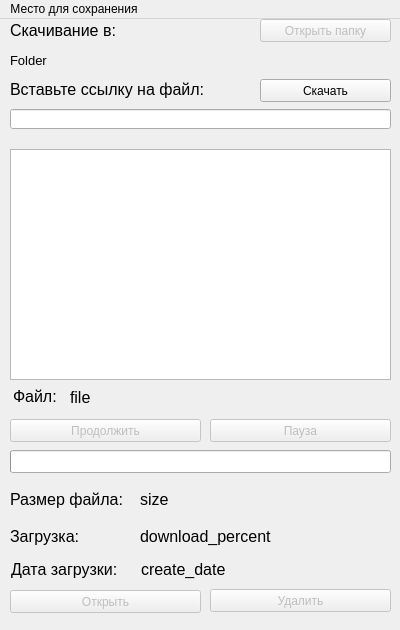
<?xml version="1.0" encoding="UTF-8"?>
<ui version="4.0">
 <class>Window</class>
 <widget class="QMainWindow" name="Window">
  <property name="geometry">
   <rect>
    <x>0</x>
    <y>0</y>
    <width>400</width>
    <height>630</height>
   </rect>
  </property>
  <property name="minimumSize">
   <size>
    <width>400</width>
    <height>630</height>
   </size>
  </property>
  <property name="maximumSize">
   <size>
    <width>400</width>
    <height>630</height>
   </size>
  </property>
  <property name="windowTitle">
   <string>Менеджер загрузок</string>
  </property>
  <property name="animated">
   <bool>true</bool>
  </property>
  <widget class="QWidget" name="centralwidget">
   <widget class="QLabel" name="label_EnterUrl">
    <property name="geometry">
     <rect>
      <x>10</x>
      <y>60</y>
      <width>231</width>
      <height>21</height>
     </rect>
    </property>
    <property name="font">
     <font>
      <family>Arial</family>
      <pointsize>12</pointsize>
     </font>
    </property>
    <property name="lineWidth">
     <number>1</number>
    </property>
    <property name="text">
     <string>Вставьте ссылку на файл:</string>
    </property>
    <property name="textFormat">
     <enum>Qt::AutoText</enum>
    </property>
   </widget>
   <widget class="QLineEdit" name="line_URL">
    <property name="geometry">
     <rect>
      <x>10</x>
      <y>90</y>
      <width>381</width>
      <height>20</height>
     </rect>
    </property>
   </widget>
   <widget class="QPushButton" name="btn_Download">
    <property name="geometry">
     <rect>
      <x>260</x>
      <y>60</y>
      <width>131</width>
      <height>23</height>
     </rect>
    </property>
    <property name="text">
     <string>Скачать</string>
    </property>
   </widget>
   <widget class="QListWidget" name="table_DownloadList">
    <property name="geometry">
     <rect>
      <x>10</x>
      <y>130</y>
      <width>381</width>
      <height>231</height>
     </rect>
    </property>
    <property name="minimumSize">
     <size>
      <width>321</width>
      <height>0</height>
     </size>
    </property>
   </widget>
   <widget class="QPushButton" name="btn_Pause">
    <property name="enabled">
     <bool>false</bool>
    </property>
    <property name="geometry">
     <rect>
      <x>210</x>
      <y>400</y>
      <width>181</width>
      <height>23</height>
     </rect>
    </property>
    <property name="text">
     <string>Пауза</string>
    </property>
   </widget>
   <widget class="QPushButton" name="btn_Delete">
    <property name="enabled">
     <bool>false</bool>
    </property>
    <property name="geometry">
     <rect>
      <x>210</x>
      <y>570</y>
      <width>181</width>
      <height>23</height>
     </rect>
    </property>
    <property name="text">
     <string>Удалить</string>
    </property>
   </widget>
   <widget class="QPushButton" name="btn_Resume">
    <property name="enabled">
     <bool>false</bool>
    </property>
    <property name="geometry">
     <rect>
      <x>10</x>
      <y>400</y>
      <width>191</width>
      <height>23</height>
     </rect>
    </property>
    <property name="text">
     <string>Продолжить</string>
    </property>
   </widget>
   <widget class="QProgressBar" name="progressBar">
    <property name="geometry">
     <rect>
      <x>10</x>
      <y>431</y>
      <width>381</width>
      <height>23</height>
     </rect>
    </property>
    <property name="value">
     <number>0</number>
    </property>
    <property name="textVisible">
     <bool>false</bool>
    </property>
   </widget>
   <widget class="QLabel" name="label_SelectedFile">
    <property name="geometry">
     <rect>
      <x>13</x>
      <y>367</y>
      <width>61</width>
      <height>21</height>
     </rect>
    </property>
    <property name="font">
     <font>
      <family>Arial</family>
      <pointsize>12</pointsize>
     </font>
    </property>
    <property name="text">
     <string>Файл:</string>
    </property>
   </widget>
   <widget class="QPushButton" name="btn_Open">
    <property name="enabled">
     <bool>false</bool>
    </property>
    <property name="geometry">
     <rect>
      <x>10</x>
      <y>571</y>
      <width>191</width>
      <height>23</height>
     </rect>
    </property>
    <property name="text">
     <string>Открыть</string>
    </property>
   </widget>
   <widget class="QLabel" name="label_DownloadTo">
    <property name="geometry">
     <rect>
      <x>10</x>
      <y>1</y>
      <width>131</width>
      <height>21</height>
     </rect>
    </property>
    <property name="font">
     <font>
      <family>Arial</family>
      <pointsize>12</pointsize>
     </font>
    </property>
    <property name="lineWidth">
     <number>1</number>
    </property>
    <property name="text">
     <string>Скачивание в:</string>
    </property>
    <property name="textFormat">
     <enum>Qt::AutoText</enum>
    </property>
   </widget>
   <widget class="QLabel" name="label_DownloadFolder">
    <property name="geometry">
     <rect>
      <x>10</x>
      <y>31</y>
      <width>381</width>
      <height>20</height>
     </rect>
    </property>
    <property name="font">
     <font>
      <family>Arial</family>
      <pointsize>10</pointsize>
     </font>
    </property>
    <property name="lineWidth">
     <number>1</number>
    </property>
    <property name="text">
     <string>Folder</string>
    </property>
    <property name="textFormat">
     <enum>Qt::AutoText</enum>
    </property>
   </widget>
   <widget class="QPushButton" name="btn_OpenFolder">
    <property name="enabled">
     <bool>false</bool>
    </property>
    <property name="geometry">
     <rect>
      <x>260</x>
      <y>0</y>
      <width>131</width>
      <height>23</height>
     </rect>
    </property>
    <property name="text">
     <string>Открыть папку</string>
    </property>
   </widget>
   <widget class="QLabel" name="label_Size">
    <property name="geometry">
     <rect>
      <x>10</x>
      <y>470</y>
      <width>131</width>
      <height>21</height>
     </rect>
    </property>
    <property name="font">
     <font>
      <family>Arial</family>
      <pointsize>12</pointsize>
     </font>
    </property>
    <property name="lineWidth">
     <number>1</number>
    </property>
    <property name="text">
     <string>Размер файла:</string>
    </property>
    <property name="textFormat">
     <enum>Qt::AutoText</enum>
    </property>
   </widget>
   <widget class="QLabel" name="text_Size">
    <property name="geometry">
     <rect>
      <x>140</x>
      <y>470</y>
      <width>251</width>
      <height>21</height>
     </rect>
    </property>
    <property name="font">
     <font>
      <family>Arial</family>
      <pointsize>12</pointsize>
     </font>
    </property>
    <property name="lineWidth">
     <number>1</number>
    </property>
    <property name="text">
     <string>size</string>
    </property>
    <property name="textFormat">
     <enum>Qt::AutoText</enum>
    </property>
   </widget>
   <widget class="QLabel" name="label_Download">
    <property name="geometry">
     <rect>
      <x>10</x>
      <y>507</y>
      <width>131</width>
      <height>21</height>
     </rect>
    </property>
    <property name="font">
     <font>
      <family>Arial</family>
      <pointsize>12</pointsize>
     </font>
    </property>
    <property name="lineWidth">
     <number>1</number>
    </property>
    <property name="text">
     <string>Загрузка:</string>
    </property>
    <property name="textFormat">
     <enum>Qt::AutoText</enum>
    </property>
   </widget>
   <widget class="QLabel" name="text_Download">
    <property name="geometry">
     <rect>
      <x>140</x>
      <y>507</y>
      <width>131</width>
      <height>21</height>
     </rect>
    </property>
    <property name="font">
     <font>
      <family>Arial</family>
      <pointsize>12</pointsize>
     </font>
    </property>
    <property name="lineWidth">
     <number>1</number>
    </property>
    <property name="text">
     <string>download_percent</string>
    </property>
    <property name="textFormat">
     <enum>Qt::AutoText</enum>
    </property>
   </widget>
   <widget class="QLabel" name="text_File">
    <property name="geometry">
     <rect>
      <x>70</x>
      <y>368</y>
      <width>321</width>
      <height>20</height>
     </rect>
    </property>
    <property name="font">
     <font>
      <family>Arial</family>
      <pointsize>12</pointsize>
     </font>
    </property>
    <property name="text">
     <string>file</string>
    </property>
   </widget>
   <widget class="QLabel" name="text_CreateDate">
    <property name="geometry">
     <rect>
      <x>141</x>
      <y>540</y>
      <width>241</width>
      <height>21</height>
     </rect>
    </property>
    <property name="font">
     <font>
      <family>Arial</family>
      <pointsize>12</pointsize>
     </font>
    </property>
    <property name="lineWidth">
     <number>1</number>
    </property>
    <property name="text">
     <string>create_date</string>
    </property>
    <property name="textFormat">
     <enum>Qt::AutoText</enum>
    </property>
   </widget>
   <widget class="QLabel" name="label_CreateDate">
    <property name="geometry">
     <rect>
      <x>11</x>
      <y>540</y>
      <width>131</width>
      <height>21</height>
     </rect>
    </property>
    <property name="font">
     <font>
      <family>Arial</family>
      <pointsize>12</pointsize>
     </font>
    </property>
    <property name="lineWidth">
     <number>1</number>
    </property>
    <property name="text">
     <string>Дата загрузки:</string>
    </property>
    <property name="textFormat">
     <enum>Qt::AutoText</enum>
    </property>
   </widget>
  </widget>
  <widget class="QMenuBar" name="menuBar">
   <property name="geometry">
    <rect>
     <x>0</x>
     <y>0</y>
     <width>400</width>
     <height>21</height>
    </rect>
   </property>
   <widget class="QMenu" name="menu">
    <property name="acceptDrops">
     <bool>false</bool>
    </property>
    <property name="title">
     <string>Место для сохранения</string>
    </property>
    <addaction name="action_PlaceToDownload"/>
   </widget>
   <addaction name="menu"/>
  </widget>
  <action name="action_PlaceToDownload">
   <property name="text">
    <string>Переназначить место для сохранения файлов</string>
   </property>
  </action>
 </widget>
 <resources/>
 <connections/>
</ui>
